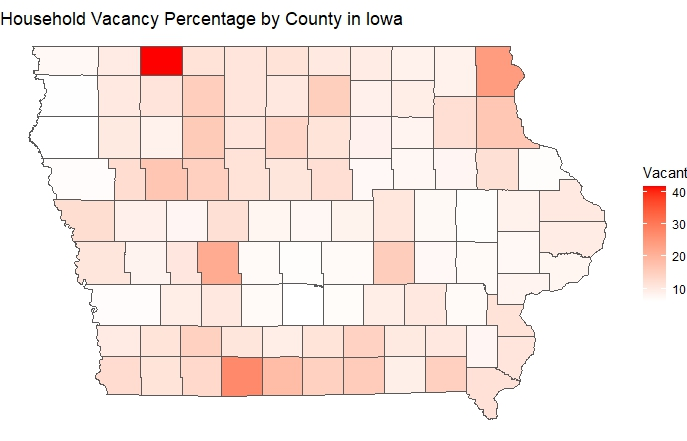

Write the R code that produced this figure.
# Create a simple map of a variable of your choice in R using TidyCensus after you watch 
#the video for today. Add the graphic and some description text/title to a markdown page and 
#put in your GitHub as Exercise6a.md  Make sure and link to this from your page that has the
#other assignment and exercise links. 
# March 1, 2023
# Zahra Khalilzadeh


# -----Exercise6a----------

#Packages and libraries ####
install.packages(c("tidycensus", "tidyverse", "geofacet", "ggridges"))
library(tidycensus)
#census_api_key("b4bad71133f6d71d963ea2cb01d2b884e6e416b8", install = TRUE)


## search-variables###
vars <- load_variables(2020, "pl")
View(vars)

#Review the available geographies in tidycensus from the tidycensus documentation. 
#Acquire data on total households (variable H1_001N) for a counties of Iowa.
totalhouseholdsIA_wide <- get_decennial(
  geography = "county",
  state = "IA",
  variables = c(total_households = "H1_001N"), 
  output = "wide",
  year = 2020
)


#show-named-variables####
totalhouseholdsIA_wide

totalhouseholdsIA <- get_decennial(
  geography = "county",
  state = "IA",
  variables = c(total_households = "H1_001N"), 
  year = 2020
)

arrange(totalhouseholdsIA , desc(value))

below10000 <- filter(totalhouseholdsIA, value < 10000)
below10000

#Percentage of each household(normalizing data) in counties of Iowa####
#What summary_var  does id it takes in a single variabe we want to use as a denominator, which
#is usually the hole number of observations, for example for the following example, we have
#number of each race including Hispanic = "P2_002N",White = "P2_005N",Black = "P2_006N",
#Occupied = "H1_002N", Vacant = "H1_003N",and we know that the total number
#of each variable in censuc data is _001 so, here the variable that we give it to summary_var 
#is "H1_001N" which is total number of householedS in each geography for each type of occupancy
#status which are the same becasue total number of households do not change 
#by occupancy status, and then we can use that variable
#to calculate percentage for occupancy status.
HouseholdStatus_vars <- c(
  Occupied = "H1_002N",
  Vacant = "H1_003N"
)

IA_Household <- get_decennial(
  geography = "county",
  state = "IA",
  variables = HouseholdStatus_vars,
  summary_var = "H1_001N",
  year = 2020
)


#view-summary-variable####
IA_Household

#mutate-and-select####
IA_Household_percent <- IA_Household %>%
  mutate(percent = 100 * (value / summary_value)) %>%
  select(NAME, variable, percent) %>%
  mutate(NAME = str_remove_all(NAME, " County, Iowa"))
IA_Household_percent  

IA_Household_percent_wide<- IA_Household_percent %>%
  pivot_wider(names_from = variable, values_from = percent, values_fill = NA)

  


#view-percent####
IA_Household_percent_wide

install.packages("RColorBrewer")  # Install RColorBrewer package
library("RColorBrewer")           # Load RColorBrewer
library(sf)
library(ggplot2)

#Plot the map of Iowa####

iowa_counties <- tigris::counties(state = "IA", cb = TRUE)
iowa_counties_Household <- left_join(iowa_counties, IA_Household_percent_wide, 
                               by = c("NAME" = "NAME"))
ggplot() +
  geom_sf(data = iowa_counties_Household, aes(fill = Vacant)) +
  scale_fill_gradient(low = "white", high = "red") +
  labs(title = "Household Vacancy Percentage by County in Iowa",
       fill = "Vacant") +
  theme_void()
 
